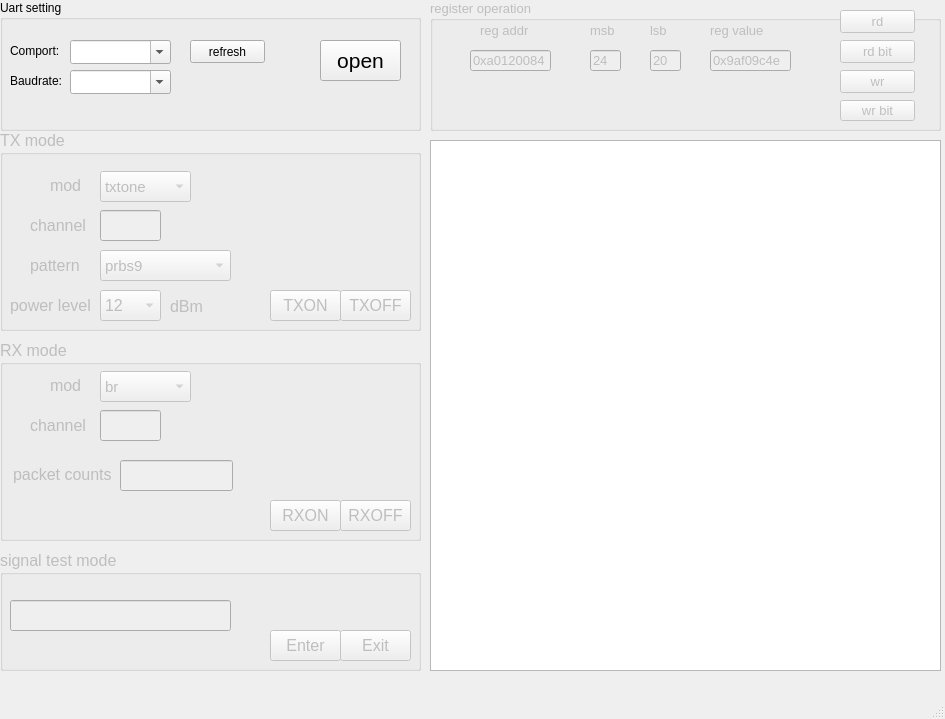
<?xml version="1.0" encoding="UTF-8"?>
<ui version="4.0">
 <class>MainWindow</class>
 <widget class="QMainWindow" name="MainWindow">
  <property name="geometry">
   <rect>
    <x>0</x>
    <y>0</y>
    <width>945</width>
    <height>719</height>
   </rect>
  </property>
  <property name="windowTitle">
   <string>expanse_rftest_tool</string>
  </property>
  <widget class="QWidget" name="centralwidget">
   <widget class="QGroupBox" name="groupBox_uartset">
    <property name="geometry">
     <rect>
      <x>0</x>
      <y>0</y>
      <width>421</width>
      <height>131</height>
     </rect>
    </property>
    <property name="title">
     <string>Uart setting</string>
    </property>
    <property name="checkable">
     <bool>false</bool>
    </property>
    <widget class="QComboBox" name="comboBox_uartcomport">
     <property name="geometry">
      <rect>
       <x>70</x>
       <y>40</y>
       <width>101</width>
       <height>24</height>
      </rect>
     </property>
     <property name="editable">
      <bool>true</bool>
     </property>
     <property name="currentIndex">
      <number>-1</number>
     </property>
    </widget>
    <widget class="QLabel" name="label_108">
     <property name="geometry">
      <rect>
       <x>10</x>
       <y>40</y>
       <width>61</width>
       <height>21</height>
      </rect>
     </property>
     <property name="font">
      <font>
       <family>Arial</family>
      </font>
     </property>
     <property name="text">
      <string>Comport:</string>
     </property>
    </widget>
    <widget class="QLabel" name="label_109">
     <property name="geometry">
      <rect>
       <x>10</x>
       <y>70</y>
       <width>61</width>
       <height>21</height>
      </rect>
     </property>
     <property name="font">
      <font>
       <family>Arial</family>
      </font>
     </property>
     <property name="text">
      <string>Baudrate:</string>
     </property>
    </widget>
    <widget class="QComboBox" name="comboBox_uartbd">
     <property name="geometry">
      <rect>
       <x>70</x>
       <y>70</y>
       <width>101</width>
       <height>24</height>
      </rect>
     </property>
     <property name="editable">
      <bool>true</bool>
     </property>
     <property name="currentIndex">
      <number>-1</number>
     </property>
     <item>
      <property name="text">
       <string>38400</string>
      </property>
     </item>
     <item>
      <property name="text">
       <string>96000</string>
      </property>
     </item>
     <item>
      <property name="text">
       <string>115200</string>
      </property>
     </item>
     <item>
      <property name="text">
       <string>500000</string>
      </property>
     </item>
    </widget>
    <widget class="QPushButton" name="pushButton_uart">
     <property name="geometry">
      <rect>
       <x>320</x>
       <y>40</y>
       <width>81</width>
       <height>41</height>
      </rect>
     </property>
     <property name="font">
      <font>
       <pointsize>16</pointsize>
      </font>
     </property>
     <property name="autoFillBackground">
      <bool>false</bool>
     </property>
     <property name="text">
      <string>open</string>
     </property>
    </widget>
    <widget class="QPushButton" name="pushButton_uart_refrash">
     <property name="geometry">
      <rect>
       <x>190</x>
       <y>40</y>
       <width>75</width>
       <height>23</height>
      </rect>
     </property>
     <property name="text">
      <string>refresh</string>
     </property>
    </widget>
   </widget>
   <widget class="QGroupBox" name="groupBox_txmode">
    <property name="enabled">
     <bool>false</bool>
    </property>
    <property name="geometry">
     <rect>
      <x>0</x>
      <y>130</y>
      <width>421</width>
      <height>201</height>
     </rect>
    </property>
    <property name="font">
     <font>
      <pointsize>12</pointsize>
      <weight>50</weight>
      <bold>false</bold>
     </font>
    </property>
    <property name="title">
     <string>TX mode</string>
    </property>
    <widget class="QLabel" name="label">
     <property name="geometry">
      <rect>
       <x>50</x>
       <y>40</y>
       <width>31</width>
       <height>31</height>
      </rect>
     </property>
     <property name="text">
      <string>mode</string>
     </property>
    </widget>
    <widget class="QLineEdit" name="lineEdit_channel">
     <property name="geometry">
      <rect>
       <x>100</x>
       <y>80</y>
       <width>61</width>
       <height>31</height>
      </rect>
     </property>
     <property name="font">
      <font>
       <pointsize>11</pointsize>
      </font>
     </property>
     <property name="alignment">
      <set>Qt::AlignCenter</set>
     </property>
    </widget>
    <widget class="QLabel" name="label_2">
     <property name="geometry">
      <rect>
       <x>30</x>
       <y>80</y>
       <width>61</width>
       <height>31</height>
      </rect>
     </property>
     <property name="text">
      <string>channel</string>
     </property>
    </widget>
    <widget class="QComboBox" name="comboBox_txmode">
     <property name="geometry">
      <rect>
       <x>100</x>
       <y>41</y>
       <width>91</width>
       <height>31</height>
      </rect>
     </property>
     <property name="font">
      <font>
       <pointsize>11</pointsize>
      </font>
     </property>
     <item>
      <property name="text">
       <string>txtone</string>
      </property>
     </item>
     <item>
      <property name="text">
       <string>br</string>
      </property>
     </item>
     <item>
      <property name="text">
       <string>edr_2m</string>
      </property>
     </item>
     <item>
      <property name="text">
       <string>edr_3m</string>
      </property>
     </item>
     <item>
      <property name="text">
       <string>le_1m</string>
      </property>
     </item>
     <item>
      <property name="text">
       <string>le_2m</string>
      </property>
     </item>
     <item>
      <property name="text">
       <string/>
      </property>
     </item>
    </widget>
    <widget class="QLabel" name="label_3">
     <property name="geometry">
      <rect>
       <x>30</x>
       <y>120</y>
       <width>61</width>
       <height>31</height>
      </rect>
     </property>
     <property name="text">
      <string>pattern</string>
     </property>
    </widget>
    <widget class="QComboBox" name="comboBox_tx_pwr_level">
     <property name="geometry">
      <rect>
       <x>100</x>
       <y>160</y>
       <width>61</width>
       <height>31</height>
      </rect>
     </property>
     <item>
      <property name="text">
       <string>12</string>
      </property>
     </item>
     <item>
      <property name="text">
       <string>10</string>
      </property>
     </item>
     <item>
      <property name="text">
       <string>8</string>
      </property>
     </item>
     <item>
      <property name="text">
       <string>6</string>
      </property>
     </item>
     <item>
      <property name="text">
       <string>4</string>
      </property>
     </item>
     <item>
      <property name="text">
       <string>2</string>
      </property>
     </item>
     <item>
      <property name="text">
       <string>0</string>
      </property>
     </item>
     <item>
      <property name="text">
       <string>-2</string>
      </property>
     </item>
     <item>
      <property name="text">
       <string>-4</string>
      </property>
     </item>
     <item>
      <property name="text">
       <string>min</string>
      </property>
     </item>
    </widget>
    <widget class="QLabel" name="label_4">
     <property name="geometry">
      <rect>
       <x>10</x>
       <y>165</y>
       <width>91</width>
       <height>21</height>
      </rect>
     </property>
     <property name="text">
      <string>power level</string>
     </property>
    </widget>
    <widget class="QLabel" name="label_5">
     <property name="geometry">
      <rect>
       <x>170</x>
       <y>170</y>
       <width>54</width>
       <height>12</height>
      </rect>
     </property>
     <property name="text">
      <string>dBm</string>
     </property>
    </widget>
    <widget class="QPushButton" name="pushButton_txon">
     <property name="geometry">
      <rect>
       <x>270</x>
       <y>160</y>
       <width>71</width>
       <height>31</height>
      </rect>
     </property>
     <property name="text">
      <string>TXON</string>
     </property>
    </widget>
    <widget class="QPushButton" name="pushButton_txoff">
     <property name="geometry">
      <rect>
       <x>340</x>
       <y>160</y>
       <width>71</width>
       <height>31</height>
      </rect>
     </property>
     <property name="text">
      <string>TXOFF</string>
     </property>
    </widget>
    <widget class="QComboBox" name="comboBox_tx_pattern">
     <property name="geometry">
      <rect>
       <x>100</x>
       <y>120</y>
       <width>131</width>
       <height>31</height>
      </rect>
     </property>
     <property name="font">
      <font>
       <pointsize>11</pointsize>
      </font>
     </property>
     <property name="editable">
      <bool>false</bool>
     </property>
     <item>
      <property name="text">
       <string>prbs9</string>
      </property>
     </item>
     <item>
      <property name="text">
       <string>11110000</string>
      </property>
     </item>
     <item>
      <property name="text">
       <string>10101010</string>
      </property>
     </item>
     <item>
      <property name="text">
       <string>prbs15</string>
      </property>
     </item>
     <item>
      <property name="text">
       <string>11111111</string>
      </property>
     </item>
     <item>
      <property name="text">
       <string>00000000</string>
      </property>
     </item>
    </widget>
   </widget>
   <widget class="QGroupBox" name="groupBox_rxmode">
    <property name="enabled">
     <bool>false</bool>
    </property>
    <property name="geometry">
     <rect>
      <x>0</x>
      <y>340</y>
      <width>421</width>
      <height>201</height>
     </rect>
    </property>
    <property name="font">
     <font>
      <pointsize>12</pointsize>
     </font>
    </property>
    <property name="title">
     <string>RX mode</string>
    </property>
    <widget class="QComboBox" name="comboBox_rxmode">
     <property name="geometry">
      <rect>
       <x>100</x>
       <y>31</y>
       <width>91</width>
       <height>31</height>
      </rect>
     </property>
     <property name="font">
      <font>
       <pointsize>11</pointsize>
      </font>
     </property>
     <item>
      <property name="text">
       <string>br</string>
      </property>
     </item>
     <item>
      <property name="text">
       <string>edr_2m</string>
      </property>
     </item>
     <item>
      <property name="text">
       <string>edr_3m</string>
      </property>
     </item>
     <item>
      <property name="text">
       <string>le_1m</string>
      </property>
     </item>
     <item>
      <property name="text">
       <string>le_2m</string>
      </property>
     </item>
     <item>
      <property name="text">
       <string/>
      </property>
     </item>
    </widget>
    <widget class="QLineEdit" name="lineEdit_channel_rx">
     <property name="geometry">
      <rect>
       <x>100</x>
       <y>70</y>
       <width>61</width>
       <height>31</height>
      </rect>
     </property>
     <property name="font">
      <font>
       <pointsize>11</pointsize>
      </font>
     </property>
     <property name="alignment">
      <set>Qt::AlignCenter</set>
     </property>
    </widget>
    <widget class="QLabel" name="label_6">
     <property name="geometry">
      <rect>
       <x>50</x>
       <y>30</y>
       <width>31</width>
       <height>31</height>
      </rect>
     </property>
     <property name="text">
      <string>mode</string>
     </property>
    </widget>
    <widget class="QPushButton" name="pushButton_rxoff">
     <property name="geometry">
      <rect>
       <x>340</x>
       <y>160</y>
       <width>71</width>
       <height>31</height>
      </rect>
     </property>
     <property name="text">
      <string>RXOFF</string>
     </property>
    </widget>
    <widget class="QLabel" name="label_7">
     <property name="geometry">
      <rect>
       <x>30</x>
       <y>70</y>
       <width>61</width>
       <height>31</height>
      </rect>
     </property>
     <property name="text">
      <string>channel</string>
     </property>
    </widget>
    <widget class="QPushButton" name="pushButton_rxon">
     <property name="geometry">
      <rect>
       <x>270</x>
       <y>160</y>
       <width>71</width>
       <height>31</height>
      </rect>
     </property>
     <property name="text">
      <string>RXON</string>
     </property>
    </widget>
    <widget class="QLineEdit" name="lineEdit">
     <property name="geometry">
      <rect>
       <x>120</x>
       <y>120</y>
       <width>113</width>
       <height>31</height>
      </rect>
     </property>
     <property name="alignment">
      <set>Qt::AlignRight|Qt::AlignTrailing|Qt::AlignVCenter</set>
     </property>
     <property name="readOnly">
      <bool>false</bool>
     </property>
    </widget>
    <widget class="QLabel" name="label_8">
     <property name="geometry">
      <rect>
       <x>13</x>
       <y>119</y>
       <width>111</width>
       <height>31</height>
      </rect>
     </property>
     <property name="text">
      <string>packet counts</string>
     </property>
    </widget>
   </widget>
   <widget class="QTextBrowser" name="textBrowser">
    <property name="geometry">
     <rect>
      <x>430</x>
      <y>140</y>
      <width>511</width>
      <height>531</height>
     </rect>
    </property>
    <property name="overwriteMode">
     <bool>true</bool>
    </property>
   </widget>
   <widget class="QGroupBox" name="groupBox_reg">
    <property name="enabled">
     <bool>false</bool>
    </property>
    <property name="geometry">
     <rect>
      <x>430</x>
      <y>0</y>
      <width>511</width>
      <height>131</height>
     </rect>
    </property>
    <property name="font">
     <font>
      <pointsize>10</pointsize>
     </font>
    </property>
    <property name="title">
     <string>register operation</string>
    </property>
    <widget class="QLineEdit" name="lineEdit_regaddr">
     <property name="geometry">
      <rect>
       <x>40</x>
       <y>50</y>
       <width>81</width>
       <height>21</height>
      </rect>
     </property>
     <property name="text">
      <string>0xa0120084</string>
     </property>
    </widget>
    <widget class="QLineEdit" name="lineEdit_msb">
     <property name="geometry">
      <rect>
       <x>160</x>
       <y>50</y>
       <width>31</width>
       <height>21</height>
      </rect>
     </property>
     <property name="text">
      <string>24</string>
     </property>
    </widget>
    <widget class="QLineEdit" name="lineEdit_lsb">
     <property name="geometry">
      <rect>
       <x>220</x>
       <y>50</y>
       <width>31</width>
       <height>21</height>
      </rect>
     </property>
     <property name="text">
      <string>20</string>
     </property>
    </widget>
    <widget class="QLineEdit" name="lineEdit_regvalue">
     <property name="geometry">
      <rect>
       <x>280</x>
       <y>50</y>
       <width>81</width>
       <height>21</height>
      </rect>
     </property>
     <property name="text">
      <string>0x9af09c4e</string>
     </property>
    </widget>
    <widget class="QLabel" name="label_9">
     <property name="geometry">
      <rect>
       <x>50</x>
       <y>20</y>
       <width>61</width>
       <height>21</height>
      </rect>
     </property>
     <property name="text">
      <string>reg addr</string>
     </property>
    </widget>
    <widget class="QLabel" name="label_10">
     <property name="geometry">
      <rect>
       <x>160</x>
       <y>20</y>
       <width>31</width>
       <height>21</height>
      </rect>
     </property>
     <property name="text">
      <string>msb</string>
     </property>
    </widget>
    <widget class="QLabel" name="label_11">
     <property name="geometry">
      <rect>
       <x>220</x>
       <y>20</y>
       <width>31</width>
       <height>21</height>
      </rect>
     </property>
     <property name="text">
      <string>lsb</string>
     </property>
    </widget>
    <widget class="QLabel" name="label_12">
     <property name="geometry">
      <rect>
       <x>280</x>
       <y>20</y>
       <width>71</width>
       <height>21</height>
      </rect>
     </property>
     <property name="text">
      <string>reg value</string>
     </property>
    </widget>
    <widget class="QPushButton" name="pushButton_rd">
     <property name="geometry">
      <rect>
       <x>410</x>
       <y>10</y>
       <width>75</width>
       <height>23</height>
      </rect>
     </property>
     <property name="text">
      <string>rd</string>
     </property>
    </widget>
    <widget class="QPushButton" name="pushButton_rdbit">
     <property name="geometry">
      <rect>
       <x>410</x>
       <y>40</y>
       <width>75</width>
       <height>23</height>
      </rect>
     </property>
     <property name="text">
      <string>rd bit</string>
     </property>
    </widget>
    <widget class="QPushButton" name="pushButton_wr">
     <property name="geometry">
      <rect>
       <x>410</x>
       <y>70</y>
       <width>75</width>
       <height>23</height>
      </rect>
     </property>
     <property name="text">
      <string>wr</string>
     </property>
    </widget>
    <widget class="QPushButton" name="pushButton_wrbit">
     <property name="geometry">
      <rect>
       <x>410</x>
       <y>100</y>
       <width>75</width>
       <height>21</height>
      </rect>
     </property>
     <property name="text">
      <string>wr bit</string>
     </property>
    </widget>
   </widget>
   <widget class="QGroupBox" name="groupBox_signaltest">
    <property name="enabled">
     <bool>false</bool>
    </property>
    <property name="geometry">
     <rect>
      <x>0</x>
      <y>550</y>
      <width>421</width>
      <height>121</height>
     </rect>
    </property>
    <property name="font">
     <font>
      <pointsize>12</pointsize>
     </font>
    </property>
    <property name="title">
     <string>signal test mode</string>
    </property>
    <widget class="QPushButton" name="pushButton_signaltest_enter">
     <property name="geometry">
      <rect>
       <x>270</x>
       <y>80</y>
       <width>71</width>
       <height>31</height>
      </rect>
     </property>
     <property name="text">
      <string>Enter</string>
     </property>
    </widget>
    <widget class="QPushButton" name="pushButton_signaltest_exit">
     <property name="geometry">
      <rect>
       <x>340</x>
       <y>80</y>
       <width>71</width>
       <height>31</height>
      </rect>
     </property>
     <property name="text">
      <string>Exit</string>
     </property>
    </widget>
    <widget class="QLineEdit" name="lineEdit_signaltest">
     <property name="geometry">
      <rect>
       <x>10</x>
       <y>50</y>
       <width>221</width>
       <height>31</height>
      </rect>
     </property>
     <property name="text">
      <string/>
     </property>
     <property name="alignment">
      <set>Qt::AlignCenter</set>
     </property>
    </widget>
   </widget>
   <zorder>groupBox_txmode</zorder>
   <zorder>groupBox_uartset</zorder>
   <zorder>groupBox_rxmode</zorder>
   <zorder>textBrowser</zorder>
   <zorder>groupBox_reg</zorder>
   <zorder>groupBox_signaltest</zorder>
  </widget>
  <widget class="QMenuBar" name="menubar">
   <property name="geometry">
    <rect>
     <x>0</x>
     <y>0</y>
     <width>945</width>
     <height>23</height>
    </rect>
   </property>
  </widget>
  <widget class="QStatusBar" name="statusbar"/>
 </widget>
 <resources/>
 <connections/>
</ui>
